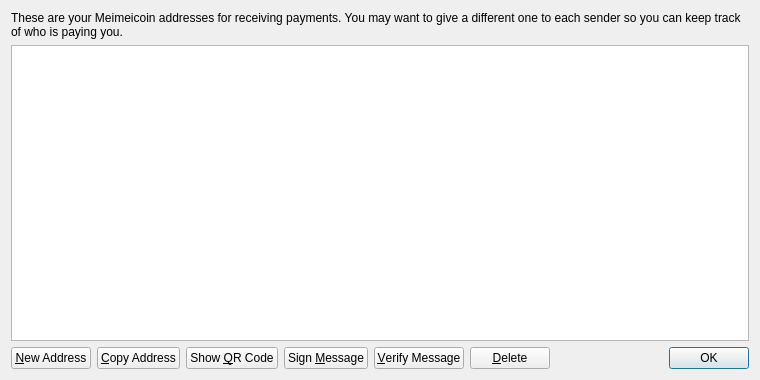
<?xml version="1.0" encoding="UTF-8"?>
<ui version="4.0">
 <class>AddressBookPage</class>
 <widget class="QWidget" name="AddressBookPage">
  <property name="geometry">
   <rect>
    <x>0</x>
    <y>0</y>
    <width>760</width>
    <height>380</height>
   </rect>
  </property>
  <property name="windowTitle">
   <string>Address Book</string>
  </property>
  <layout class="QVBoxLayout" name="verticalLayout">
   <item>
    <widget class="QLabel" name="labelExplanation">
     <property name="text">
      <string>These are your Meimeicoin addresses for receiving payments. You may want to give a different one to each sender so you can keep track of who is paying you.</string>
     </property>
     <property name="textFormat">
      <enum>Qt::PlainText</enum>
     </property>
     <property name="wordWrap">
      <bool>true</bool>
     </property>
    </widget>
   </item>
   <item>
    <widget class="QTableView" name="tableView">
     <property name="contextMenuPolicy">
      <enum>Qt::CustomContextMenu</enum>
     </property>
     <property name="toolTip">
      <string>Double-click to edit address or label</string>
     </property>
     <property name="tabKeyNavigation">
      <bool>false</bool>
     </property>
     <property name="selectionMode">
      <enum>QAbstractItemView::SingleSelection</enum>
     </property>
     <property name="selectionBehavior">
      <enum>QAbstractItemView::SelectRows</enum>
     </property>
     <property name="sortingEnabled">
      <bool>true</bool>
     </property>
     <attribute name="verticalHeaderVisible">
      <bool>false</bool>
     </attribute>
    </widget>
   </item>
   <item>
    <layout class="QHBoxLayout" name="horizontalLayout">
     <item>
      <widget class="QPushButton" name="newAddressButton">
       <property name="toolTip">
        <string>Create a new address</string>
       </property>
       <property name="text">
        <string>&amp;New Address</string>
       </property>
      </widget>
     </item>
     <item>
      <widget class="QPushButton" name="copyToClipboard">
       <property name="toolTip">
        <string>Copy the currently selected address to the system clipboard</string>
       </property>
       <property name="text">
        <string>&amp;Copy Address</string>
       </property>
      </widget>
     </item>
     <item>
      <widget class="QPushButton" name="showQRCode">
       <property name="text">
        <string>Show &amp;QR Code</string>
       </property>
      </widget>
     </item>
     <item>
      <widget class="QPushButton" name="signMessage">
       <property name="toolTip">
        <string>Sign a message to prove you own a Meimeicoin address</string>
       </property>
       <property name="text">
        <string>Sign &amp;Message</string>
       </property>
      </widget>
     </item>
     <item>
      <widget class="QPushButton" name="verifyMessage">
       <property name="toolTip">
        <string>Verify a message to ensure it was signed with a specified Meimeicoin address</string>
       </property>
       <property name="text">
        <string>&amp;Verify Message</string>
       </property>
      </widget>
     </item>
     <item>
      <widget class="QPushButton" name="deleteButton">
       <property name="toolTip">
        <string>Delete the currently selected address from the list</string>
       </property>
       <property name="text">
        <string>&amp;Delete</string>
       </property>
      </widget>
     </item>
     <item>
      <spacer name="horizontalSpacer">
       <property name="orientation">
        <enum>Qt::Horizontal</enum>
       </property>
       <property name="sizeHint" stdset="0">
        <size>
         <width>40</width>
         <height>20</height>
        </size>
       </property>
      </spacer>
     </item>
     <item>
      <widget class="QDialogButtonBox" name="buttonBox">
       <property name="sizePolicy">
        <sizepolicy hsizetype="Maximum" vsizetype="Fixed">
         <horstretch>0</horstretch>
         <verstretch>0</verstretch>
        </sizepolicy>
       </property>
       <property name="standardButtons">
        <set>QDialogButtonBox::Ok</set>
       </property>
      </widget>
     </item>
    </layout>
   </item>
  </layout>
 </widget>
 <resources>
  <include location="../bitcoin.qrc"/>
 </resources>
 <connections/>
</ui>
